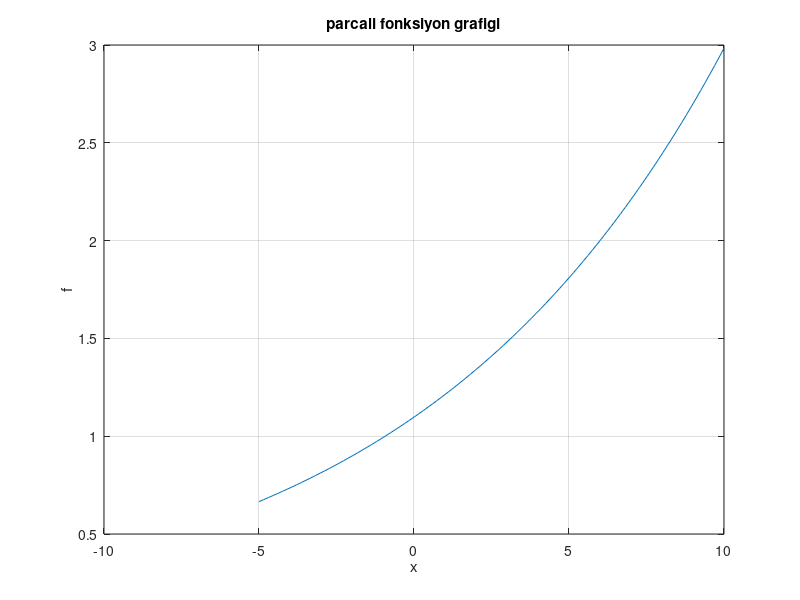

MATLAB code for this plot:
x=linspace(-5,10);
if x<-1
    f=-1;
elseif (x>=-1 && x<2)
    f=x.^2+x;
elseif (x>=2 && x<4)
    f=-x+2;
elseif (x>=4 && x<6)
    f=x.^3+2*x.^2-3;
else
    f=2*exp(0.1*(x-6));
end
f
plot(x,f)
xlabel('x') ; ylabel('f')
title('parcali fonksiyon grafigi'); grid